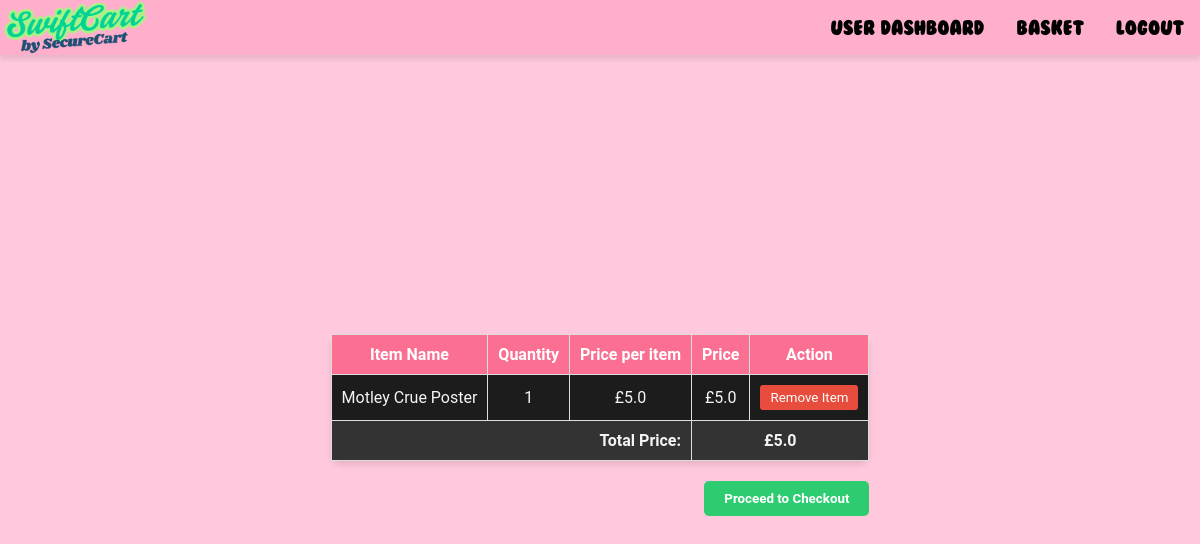
/basket/2 (signed in), run on the app's committed database.
### database.py (models this page shows)
class basket(Base):
    __tablename__ = "basket"
    basketID = Column(Integer, primary_key=True)
    userID = Column(Integer, ForeignKey("user.userID"), nullable=True)
    productID = Column(Integer, ForeignKey("products.productID"), nullable=True)
    basketQuant = Column(Integer, nullable=False)
    basketPrice = Column(Float, nullable=False)

class products(Base):
    __tablename__ = "products"
    productID = Column(Integer, primary_key=True)
    productName = Column(String, nullable=False )
    productCost = Column(Float, nullable = False)
    productImg = Column(String(200), nullable=False)
    productQuant = Column(Integer, nullable=False)
    productAvailability = Column(Boolean, nullable=False)

### main.py (the view, shortened to what this page needs)
@app.route('/basket/<userId>', methods = ['GET','POST'])
def basket(userId):
    try:
        if flask.session['role'] != int(userId):
            return redirect('/index')
    except KeyError:
        return redirect('/index')
    basketItems = db.getBasket(userId)
    totalPrice = sum((item.basketPrice * item.basketQuant) for item, _ in basketItems)
    return render_template('basket.html', basketItems=basketItems, userId=userId, totalPrice=totalPrice)

### main.py (called while the page is built)
@app.after_request
def add_security_headers(response):
    csp_policy = (
        "default-src 'self'; "  # By default, only allow resources from the same origin
        "style-src 'self' https://fonts.googleapis.com 'unsafe-inline'; " # Allow stylesheets from self, Google Fonts, and inline styles
        "font-src 'self' https://fonts.gstatic.com; " # Allow fonts from self and Google Fonts
        "img-src 'self' data:; "
        "script-src 'self'; "
        "object-src 'none'; " # Disallow plugins
        "base-uri 'self'; "
        "form-action 'self';"
        "frame-ancestors 'self';"
    )
    response.headers['Content-Security-Policy'] = csp_policy
    response.headers['X-Frame-Options'] = 'SAMEORIGIN'
    response.headers['X-Content-Type-Options'] = 'nosniff'
    response.headers['Strict-Transport-Security'] = 'max-age=31536000; includeSubDomains'
    return response

@app.context_processor
def inject_csrf_token():
    return dict(csrf_token=generate_csrf)

### templates/basket.html (shortened to what this page needs)
<!DOCTYPE html>
<html lang="en">
<head>
    <link rel="stylesheet" href="/static/CSS/main.css">
</head>
<body id ="formBody">
    <div class = 'topnav'>
        <img src = "/static/CSS/image-removebg-preview.png" alt="Home Button" onclick="homeClick()" style="width: 150px; height: auto;">
        <div class = "topnav-right">
        <a class="basketButton" href='/userDash/{{ userId }}'>User Dashboard</a>
        <a class="basketButton" href="/basket/{{ userId }}">Basket</a>
        <a class="basketButton" href="/logout">Logout</a>
        </div>
    </div>
    <main>
        {% if basketItems %}
        <table class = "invoiceContainer">
            <thead class="invoiceTable">
                <tr>
                    <th>Item Name</th>
                    <th>Quantity</th>
                    <th>Price per item</th>
                    <th>Price</th>
                    <th>Action</th>
                </tr>
            </thead>
            <tbody>
                {% for basketItem, productName in basketItems %}
                <tr>
                    <td>{{ productName }}</td>
                    <td>{{ basketItem.basketQuant }}</td>
                    <td>£{{ basketItem.basketPrice }}</td>
                    <td>£{{ basketItem.basketPrice * basketItem.basketQuant }}</td>
                    <td class="action-buttons">
                        <form action="/basket/{{ userId }}" method="POST">
                            <button type="submit" name="action" value="remove">Remove Item</button>
                        </form>
                    </td>
                </tr>
                {% endfor %}
                <tr>
                    <td colspan="3" style="text-align: right; font-weight: bold;">Total Price:</td>
                    <td colspan="2" style="font-weight: bold;">£{{ totalPrice }}</td>
                </tr>
            </tbody>
        </table>
        <div class="checkout-button">
            <form method="POST" action="/checkout/{{ userId }}">
                <button type="submit">Proceed to Checkout</button>
            </form>
        </div>
        {% else %}
        <div class="empty-basket">
            <p>Your basket is empty. <a href="/shop/{{ userId }}">Start shopping now!</a></p>
        </div>
        {% endif %}
    </main>
</body>
</html>

### static/CSS/main.css (style rules this page uses)
body { margin: 0; padding-top: 30px; }
* { box-sizing: border-box; font-family: "Roboto", sans-serif; }
.basketButton { color:black; text-decoration: none; padding-right:10px; text-align: right; font-family: bubble, sans-serif; font-size: larger; height: 100%; }
.topnav { overflow: hidden; position: fixed; border: 2px; background-color: #FFAFCC; margin: 0px; border-radius:0px; width:100%; left:0; top:0; height: 55px; box-shadow: 0 4px 6px rgba(0, 0, 0, 0.1); }
.topnav a { float: left; text-align: center; padding: 14px 16px; }
.topnav-right { padding-top: 4px; float:right; }
#formBody { font-family: Arial, sans-serif; background-color: #FFC8DD; display: flex; justify-content: center; align-items: center; height: 100vh; margin: 0; }
table { width: 100%; margin: 20px auto; border-collapse: collapse; background-color: #1C1C1C; color: rgba(243, 244, 246, 1); }
th, td { border: 1px solid #ddd; padding: 10px; text-align: center; }
th { background-color: #fb6f92; color: #fff; font-weight: bold; }
tr:nth-child(even) { background-color: #333; }
.action-buttons button { padding: 5px 10px; background-color: #e74c3c; color: white; border: none; border-radius: 3px; cursor: pointer; }
.checkout-button { text-align: right; margin-top: 20px; }
.checkout-button button { padding: 10px 20px; background-color: #2ecc71; color: white; border: none; border-radius: 5px; font-weight: bold; cursor: pointer; }
.invoiceContainer { margin: 20px auto; padding: 20px; max-width: 800px; background-color: #1C1C1C; border-radius: 10px; box-shadow: 0 4px 6px rgba(0, 0, 0, 0.1); }
.invoiceTable { width: 100%; border-collapse: collapse; margin: 0 auto; }

### data on the page
basket: productName "Motley Crue Poster", basketQuant "1", basketPrice "5.0", basketItem.basketPrice*basketItem.basketQuant "5.0"

### other printed values
{{ totalPrice }} "5.0"
